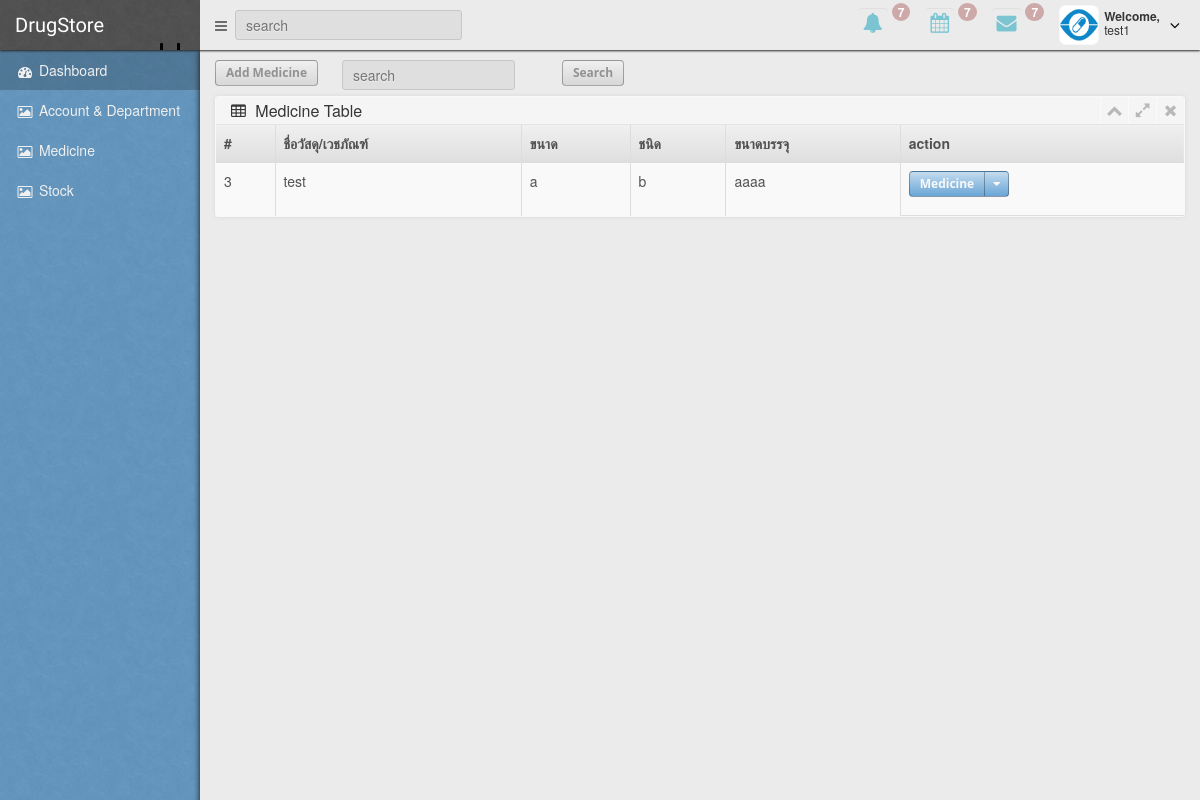
/index.php?g=medicine&p=index (signed in), run on an earlier commit of the app's database.
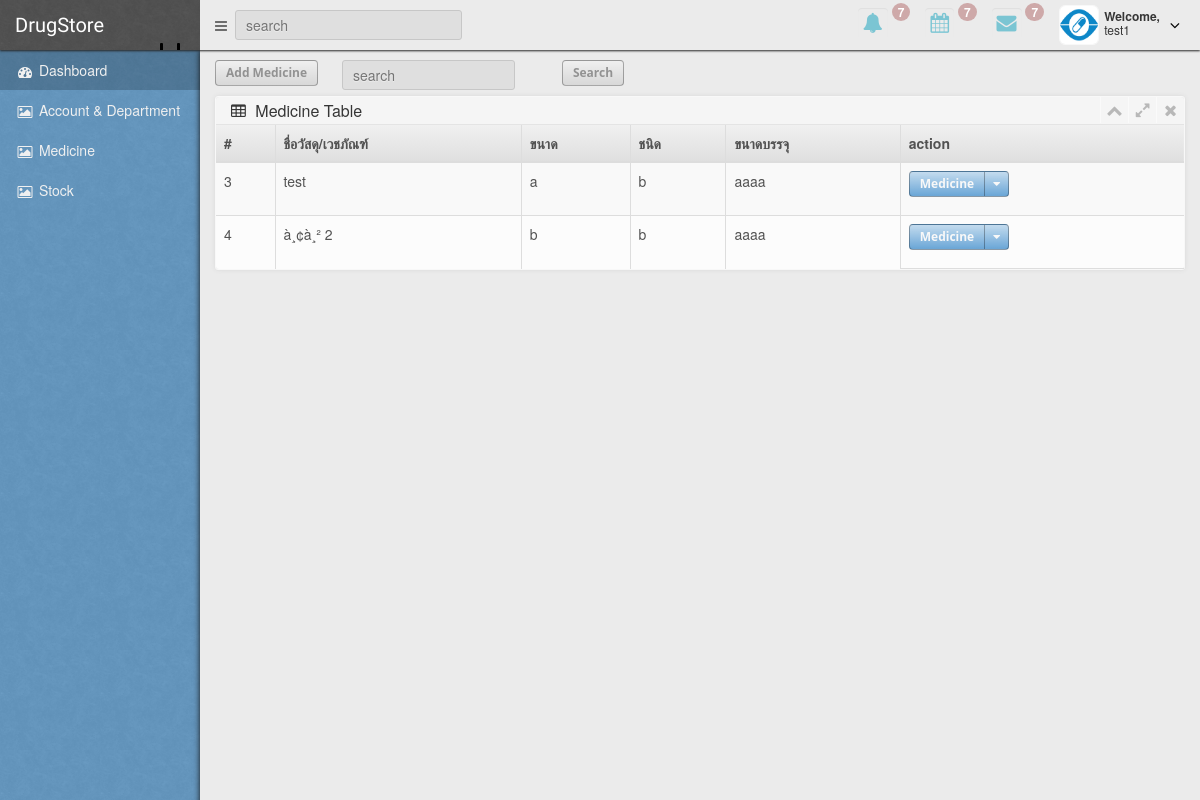
And on a later commit of the database.
### tables this page shows
CREATE TABLE IF NOT EXISTS `medicine` (
`id` int(11) NOT NULL,
  `name` varchar(255) NOT NULL,
  `size` int(11) NOT NULL,
  `kind` int(11) NOT NULL,
  `packaging` int(11) NOT NULL
);

CREATE TABLE IF NOT EXISTS `med_size` (
`id` int(11) NOT NULL,
  `size_name` varchar(255) NOT NULL
);

CREATE TABLE IF NOT EXISTS `med_kind` (
`id` int(11) NOT NULL,
  `kind_name` varchar(255) NOT NULL
);

CREATE TABLE IF NOT EXISTS `packaging` (
`id` int(11) NOT NULL,
  `packaging_name` varchar(255) NOT NULL
);

### controller/medicine.php (called while the page is built, shortened)
<?php
class MedicineModel extends Manager {
    public static function getMedicine () {
        $cn = self::getCn();
        $sql = "SELECT * FROM medicine";
        return $cn->query($sql);
    }
    public static function getMedSizeById ($id) {
        $cn = self::getCn();
        $sql = "SELECT * FROM med_size WHERE id = ".$id;
        return $cn->query($sql);
    }
    public static function getMedKindById ($id) {
        $cn = self::getCn();
        $sql = "SELECT * FROM med_kind WHERE id = ".$id;
        return $cn->query($sql);
    }
    public static function getMedPackagingById ($id) {
        $cn = self::getCn();
        $sql = "SELECT * FROM packaging WHERE id = ".$id;
        return $cn->query($sql);
    }
}
?>

### index.php (the view, shortened to what the changed rows need)
<!DOCTYPE html>
<html lang="en">
<head>
    <link href="plugins/bootstrap/bootstrap.css" rel="stylesheet">
    <link href="plugins/jquery-ui/jquery-ui.min.css" rel="stylesheet">
    <link href="css/font-awesome.css" rel="stylesheet">
    <link href="plugins/fancybox/jquery.fancybox.css" rel="stylesheet">
    <link href="plugins/fullcalendar/fullcalendar.css" rel="stylesheet">
    <link href="plugins/xcharts/xcharts.min.css" rel="stylesheet">
    <link href="plugins/select2/select2.css" rel="stylesheet">
    <link href="css/style.css" rel="stylesheet">
</head>
<body>
<div id="main" class="container-fluid">
    <div class="row">
        <div id="content" class="col-xs-12 col-sm-10">
            <div id="main-content">
                <?php
                    if (empty($_GET['g']) || empty($_GET['p']) ) {
                        include("view/dashboard/index.php");
                    } else {
                        include("view/".$_GET['g']."/".$_GET["p"].".php");
                    }
                ?>
            </div>
        </div>
    </div>
</div>
</body>
</html>

### view/medicine/index.php (shortened to what the changed rows need)
<?php
require_once 'controller/medicine.php';
$med = MedicineModel::getMedicine();
?>
<div class="row">
    <div class="col-xs-12">
        <div class="box">
            <div class="box-content no-padding">
                <table class="table table-striped table-bordered table-hover table-heading no-border-bottom">
                    <thead>
                    <tr>
                        <th>#</th>
                        <th>ชื่อวัสดุ/เวชภัณฑ์</th>
                        <th>ขนาด</th>
                        <th>ชนิด</th>
                        <th>ขนาดบรรจุ</th>
                        <th>action</th>
                    </tr>
                    </thead>
                    <tbody>
                    <?php
                        foreach ($med as $r) {
                            $ms = MedicineModel::getMedSizeById($r['size'])->fetchAll();
                            $ms = $ms[0]['size_name'];
                            $mk = MedicineModel::getMedKindById($r['kind'])->fetchAll();
                            $mk = $mk[0]['kind_name'];
                            $mp = MedicineModel::getMedPackagingById($r['packaging'])->fetchAll();
                            $mp = $mp[0]['packaging_name'];
                            echo <<<HTML
                            <tr>
                        <td>{$r['id']}</td>
                        <td>{$r['name']}</td>
                        <td>{$ms}</td>
                        <td>{$mk}</td>
                        <td>{$mp}</td>
                        <th>
                            <div class="btn-group">
                                <a class="btn btn-primary" href="#"> Medicine </a>
                                <a class="btn btn-primary dropdown-toggle" data-toggle="dropdown" href="#">
                                    <span class="fa fa-caret-down"></span></a>
                                <ul class="dropdown-menu">
                                    <li><a href="#"><i class="fa fa-pencil fa-fw"></i> Edit</a></li>
                                    <li><a href="action/medicine/del.php?id={$r['id']}"><i class="fa fa-trash-o fa-fw"></i> Delete</a></li>
                                </ul>
                            </div>
                        </th>
                    </tr>
HTML;
                        }
                    ?>
                    </tbody>
                </table>
            </div>
        </div>
    </div>
</div>

What changed in the data, as far as the page shows it:
added medicine: id "4", name "à¸¢à¸² 2", med_size.size_name "b", med_kind.kind_name "b", packaging.packaging_name "aaaa"
